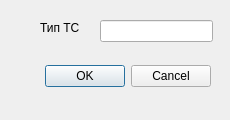
<?xml version="1.0" encoding="UTF-8"?>
<ui version="4.0">
 <class>Dialog</class>
 <widget class="QDialog" name="Dialog">
  <property name="geometry">
   <rect>
    <x>0</x>
    <y>0</y>
    <width>230</width>
    <height>120</height>
   </rect>
  </property>
  <property name="windowTitle">
   <string>Тип</string>
  </property>
  <widget class="QDialogButtonBox" name="buttonBox">
   <property name="geometry">
    <rect>
     <x>20</x>
     <y>60</y>
     <width>191</width>
     <height>32</height>
    </rect>
   </property>
   <property name="orientation">
    <enum>Qt::Horizontal</enum>
   </property>
   <property name="standardButtons">
    <set>QDialogButtonBox::Cancel|QDialogButtonBox::Ok</set>
   </property>
  </widget>
  <widget class="QLabel" name="label">
   <property name="geometry">
    <rect>
     <x>40</x>
     <y>20</y>
     <width>55</width>
     <height>16</height>
    </rect>
   </property>
   <property name="text">
    <string>Тип ТС</string>
   </property>
  </widget>
  <widget class="QLineEdit" name="lineEdit">
   <property name="geometry">
    <rect>
     <x>100</x>
     <y>20</y>
     <width>113</width>
     <height>22</height>
    </rect>
   </property>
  </widget>
 </widget>
 <resources/>
 <connections>
  <connection>
   <sender>buttonBox</sender>
   <signal>accepted()</signal>
   <receiver>Dialog</receiver>
   <slot>accept()</slot>
   <hints>
    <hint type="sourcelabel">
     <x>248</x>
     <y>254</y>
    </hint>
    <hint type="destinationlabel">
     <x>157</x>
     <y>274</y>
    </hint>
   </hints>
  </connection>
  <connection>
   <sender>buttonBox</sender>
   <signal>rejected()</signal>
   <receiver>Dialog</receiver>
   <slot>reject()</slot>
   <hints>
    <hint type="sourcelabel">
     <x>316</x>
     <y>260</y>
    </hint>
    <hint type="destinationlabel">
     <x>286</x>
     <y>274</y>
    </hint>
   </hints>
  </connection>
 </connections>
</ui>
